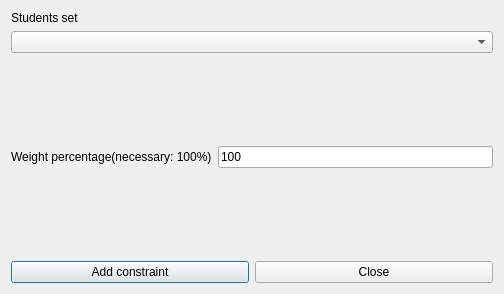
<?xml version="1.0" encoding="UTF-8"?>
<ui version="4.0">
 <class>AddConstraintStudentsSetMaxTwoActivityTagsPerRealDayFromN1N2N3Form_template</class>
 <widget class="QDialog" name="AddConstraintStudentsSetMaxTwoActivityTagsPerRealDayFromN1N2N3Form_template">
  <property name="geometry">
   <rect>
    <x>0</x>
    <y>0</y>
    <width>504</width>
    <height>294</height>
   </rect>
  </property>
  <property name="windowTitle">
   <string extracomment="This is the title of the dialog to add a new constraint of this type">Add students set max two activity tags per real day from N1 N2 N3</string>
  </property>
  <layout class="QGridLayout" name="gridLayout">
   <item row="0" column="0">
    <layout class="QVBoxLayout">
     <item>
      <widget class="QLabel" name="studentsSetTextLabel">
       <property name="frameShape">
        <enum>QFrame::NoFrame</enum>
       </property>
       <property name="frameShadow">
        <enum>QFrame::Plain</enum>
       </property>
       <property name="text">
        <string>Students set</string>
       </property>
       <property name="wordWrap">
        <bool>false</bool>
       </property>
      </widget>
     </item>
     <item>
      <widget class="QComboBox" name="studentsComboBox">
       <property name="editable">
        <bool>false</bool>
       </property>
       <property name="insertPolicy">
        <enum>QComboBox::NoInsert</enum>
       </property>
       <property name="duplicatesEnabled">
        <bool>false</bool>
       </property>
      </widget>
     </item>
    </layout>
   </item>
   <item row="1" column="0">
    <spacer name="verticalSpacer_3">
     <property name="orientation">
      <enum>Qt::Vertical</enum>
     </property>
     <property name="sizeHint" stdset="0">
      <size>
       <width>20</width>
       <height>20</height>
      </size>
     </property>
    </spacer>
   </item>
   <item row="2" column="0">
    <layout class="QHBoxLayout" name="horizontalLayout">
     <item>
      <widget class="QLabel" name="weightTextLabel">
       <property name="frameShape">
        <enum>QFrame::NoFrame</enum>
       </property>
       <property name="frameShadow">
        <enum>QFrame::Plain</enum>
       </property>
       <property name="text">
        <string>Weight percentage(necessary: 100%)</string>
       </property>
       <property name="wordWrap">
        <bool>false</bool>
       </property>
      </widget>
     </item>
     <item>
      <widget class="QLineEdit" name="weightLineEdit">
       <property name="text">
        <string notr="true">100</string>
       </property>
      </widget>
     </item>
    </layout>
   </item>
   <item row="3" column="0">
    <spacer name="verticalSpacer_2">
     <property name="orientation">
      <enum>Qt::Vertical</enum>
     </property>
     <property name="sizeHint" stdset="0">
      <size>
       <width>20</width>
       <height>20</height>
      </size>
     </property>
    </spacer>
   </item>
   <item row="4" column="0">
    <layout class="QHBoxLayout">
     <item>
      <widget class="QPushButton" name="addConstraintPushButton">
       <property name="text">
        <string>Add constraint</string>
       </property>
      </widget>
     </item>
     <item>
      <widget class="QPushButton" name="closePushButton">
       <property name="text">
        <string>Close</string>
       </property>
      </widget>
     </item>
    </layout>
   </item>
  </layout>
 </widget>
 <layoutdefault spacing="6" margin="11"/>
 <resources/>
 <connections/>
</ui>
